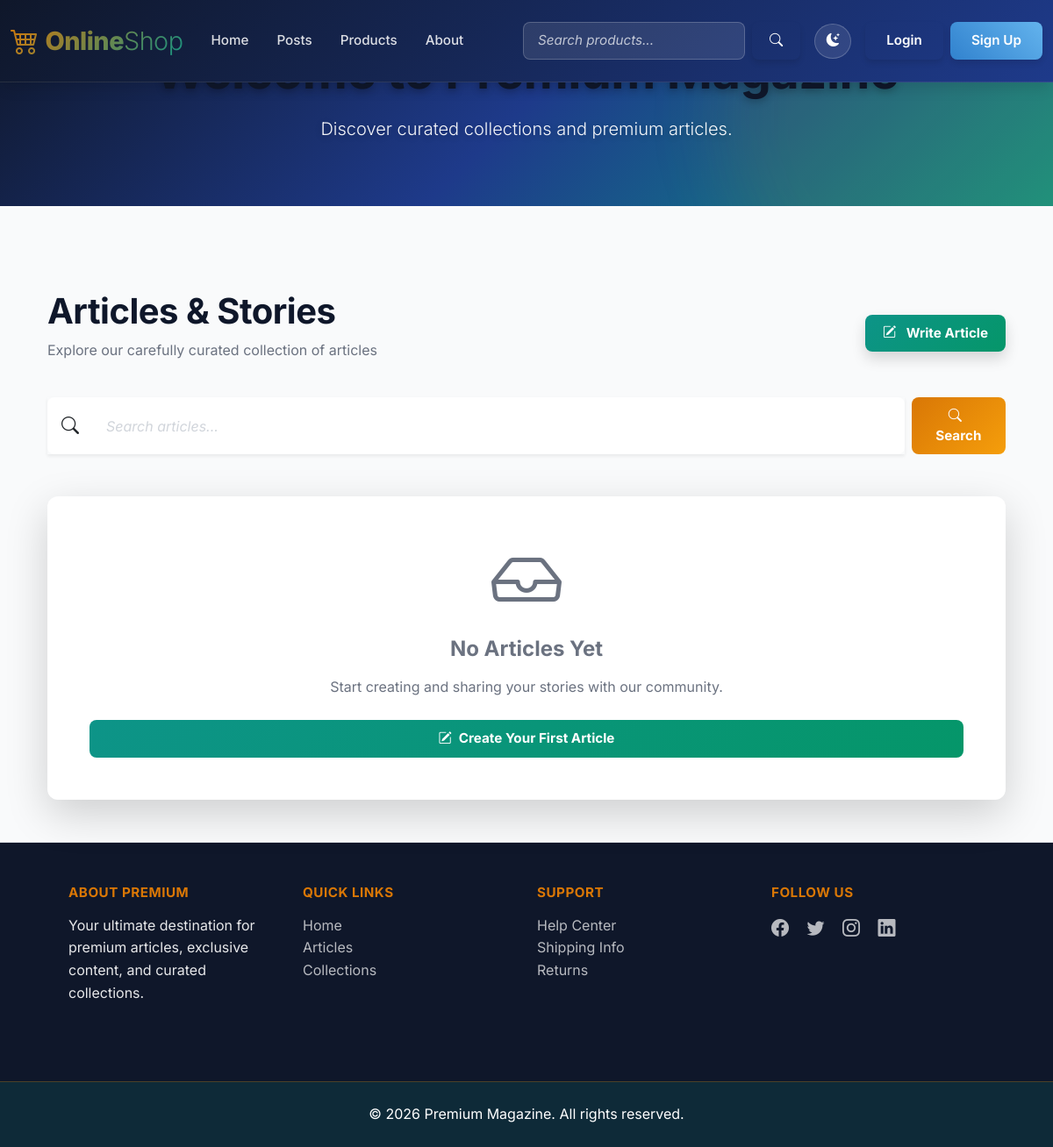
The app's page /posts/, older data.
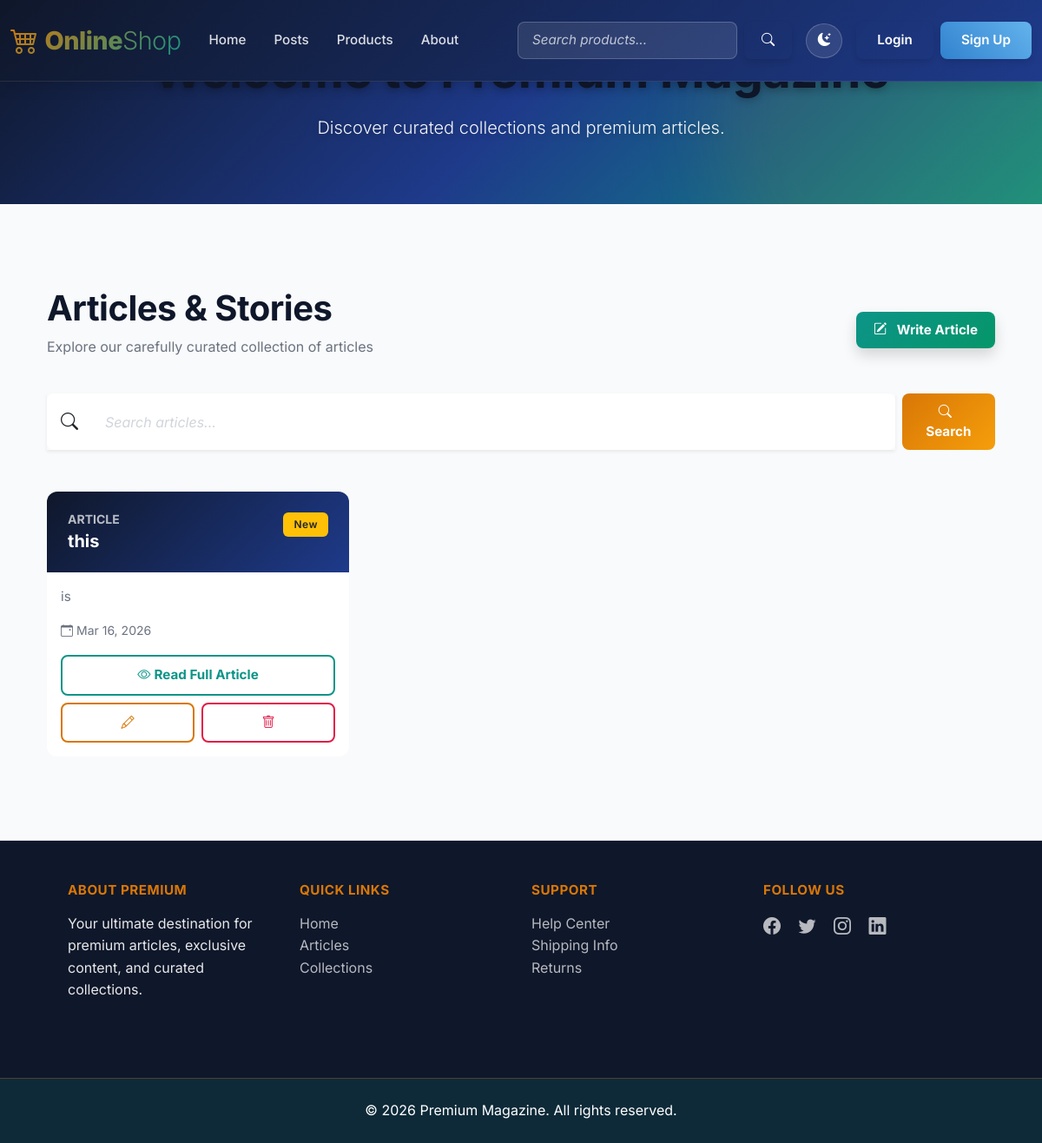
The same page, newer data.
### online_shop/models.py (models this page shows, shortened)
class Post(models.Model):
    title = models.CharField(max_length=255)
    content = models.TextField()
    created_at = models.DateTimeField(auto_now_add=True)
    updated_at = models.DateTimeField(auto_now=True)
    class Meta:
        ordering = ['-created_at']

### online_shop/views.py (the view)
# urls.py: path('posts/', views.posts, name='posts'),
def posts(request):
    q = request.GET.get('q', '')
    if q:
        posts = Post.objects.filter(title__icontains=q)
    else:
        posts = Post.objects.all()
    context = {
        "posts": posts,
        "query": q,
    }
    return render(request, "posts.html", context)

### templates/posts.html (shortened to what this page needs)
{% extends "base.html" %}
{% block content %}
<div class="container py-4">
  <div class="mb-5">
    <div class="d-flex justify-content-between align-items-center mb-4 flex-wrap gap-3">
      <div>
        <h1 class="display-6 fw-bold mb-2">Articles & Stories</h1>
        <p class="text-muted">Explore our carefully curated collection of articles</p>
      </div>
      <a href="{% url 'create_posts' %}" class="btn btn-lg fw-bold shadow" style="background: linear-gradient(135deg, #0d9488, #059669); color: white;">
          <i class="bi bi-pencil-square me-2"></i> Write Article
      </a>
    </div>
    <form class="d-flex gap-2 mb-4" method="get" action="" role="search">
      <div class="input-group input-group-lg shadow-sm">
        <span class="input-group-text border-0" style="background: white;">
          <i class="bi bi-search"></i>
        </span>
        <input name="q" class="form-control border-0" type="search" placeholder="Search articles..." aria-label="Search" value="{{ query }}" style="padding: 0.75rem 1rem;">
      </div>
      <button class="btn btn-lg fw-bold" style="background: linear-gradient(135deg, #d97706, #f59e0b); color: white;" type="submit">
        <i class="bi bi-search me-2"></i>Search
      </button>
    </form>
  </div>
  {% if posts %}
  <div class="row g-4 mb-5">
    {% for post in posts %}
    <div class="col-md-6 col-lg-4">
      <div class="card h-100 border-0 shadow-md hover-card">
        <div class="card-header" style="background: linear-gradient(135deg, #0f172a, #1e3a8a); border: none;">
          <div class="d-flex justify-content-between align-items-start">
            <div>
              <h6 class="text-muted text-uppercase small mb-0" style="color: rgba(255,255,255,0.7) !important;">Article</h6>
              <h5 class="card-title text-white mt-1 mb-0" style="min-height: auto;">{{ post.title|truncatechars:40 }}</h5>
            </div>
            <span class="badge bg-warning text-dark">New</span>
          </div>
        </div>
        <div class="card-body d-flex flex-column">
          <p class="card-text text-muted small mb-3" style="line-height: 1.6;">{{ post.content|truncatechars:100 }}</p>
          <div class="mt-auto">
            <small class="text-muted d-block mb-3">
              <i class="bi bi-calendar-event me-1"></i>{{ post.created_at|date:"M d, Y" }}
            </small>
            <div class="d-grid gap-2">
              <a href="{% url 'post_detail' post.pk %}" class="btn btn-outline-primary btn-sm fw-bold">
                <i class="bi bi-eye me-1"></i>Read Full Article
              </a>
              <div class="d-flex gap-2">
                <a href="{% url 'edit_post' post.pk %}" class="btn btn-outline-warning btn-sm flex-grow-1" title="Edit">
                  <i class="bi bi-pencil"></i>
                </a>
                <a href="{% url 'delete_post' post.pk %}" class="btn btn-outline-danger btn-sm flex-grow-1" title="Delete">
                  <i class="bi bi-trash"></i>
                </a>
              </div>
            </div>
          </div>
        </div>
      </div>
    </div>
    {% endfor %}
  </div>
  {% else %}
  <div class="card border-0 shadow-lg p-5 text-center">
    <i class="bi bi-inbox display-1 text-muted mb-3"></i>
    <h4 class="text-muted mb-3">No Articles Yet</h4>
    <p class="text-muted mb-4">Start creating and sharing your stories with our community.</p>
    <a href="{% url 'create_posts' %}" class="btn btn-lg fw-bold" style="background: linear-gradient(135deg, #0d9488, #059669); color: white;">
      <i class="bi bi-pencil-square me-2"></i>Create Your First Article
    </a>
  </div>
  {% endif %}
</div>
{% endblock content %}

Row changes from the older to the newer data that the page shows:
added Post: title "this", content "is", created_at "Mar 16, 2026"
Text that changed along with them:
text no longer shown: "No Articles Yet Start creating and sharing your stories with our community. Create Your First Article"
